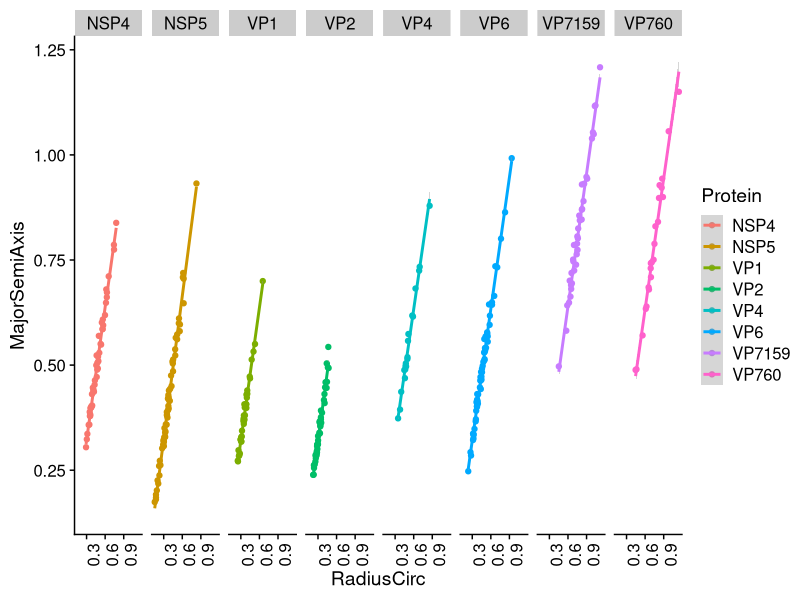
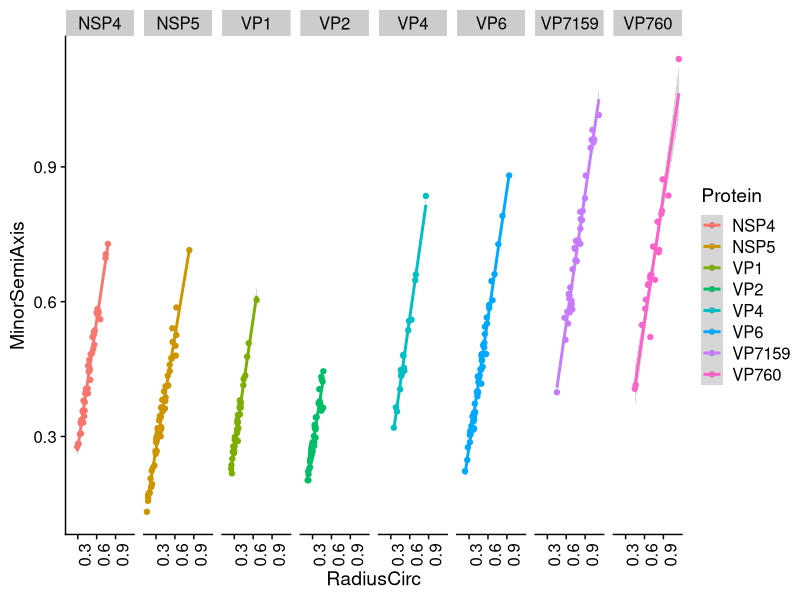

The R script that drew these images, in order:
#' Comparison between the major and minor semi axis of the ellipse with the radius 
#' of the adjusted circumference. Under the assumption that the protein P can be 
#' approximate by a circumference, we expect that does not exist significative 
#' statistical differences between the radius of the circumference (r) and each 
#' one of the ellipse semi-axis (a, b).
#' @param "Result.csv": Dataset with the next structure:
#' Column 1 (Combination): Name of the protein combined with NSP2
#' Column 2 (Protein): Adjusted proteins through the algorithms DLSFC and DLFE
#' Column 3 (MajorSemiAxis): Major semi-axis of the ellipse
#' Column 4 (MinorSemiAxis): Minor semi-axis of the ellipse
#' Column 5 (RadiusCirc): Circumference radius
#' @return Shapiro-Wilk test of normality
#' @return Results of the regression linear model between the radii of the 
#' circumferences and the ellipse semi axis.
#' @return Results of the ‘Mann-Whitney’ test
#' @author Yasel garces (88yasel@gmail.com)
#========================================================================
# Libraries
library(ggplot2)
library(cowplot)
theme_set(theme_cowplot())

# Change directory
setwd("/home/yasel/Dropbox/Paper Viroplasmas/Programs/Validation_Circumference_Hypothesis")

# Load data
semiaxis<-read.csv("Result.csv")
#========================================================================
# For each protein combination, we accomplish a Shapiro–Wilk hypothesis test to study if
# any of the three distributions functions (circumference radius (r), semi-major axis (a) and
# semi-minor axis (b)) came from a normally distributed population
# Major semi axis
by(semiaxis,
   semiaxis[,c("Combination","Protein")],
   function(x) shapiro.test(x$MajorSemiAxis))
# Minor semi axis
by(semiaxis,
   semiaxis[,c("Combination","Protein")],
   function(x) shapiro.test(x$MinorSemiAxis))
# Circumference radius
by(semiaxis,
   semiaxis[,c("Combination","Protein")],
   function(x) shapiro.test(x$RadiusCirc))
#========================================================================
# Adjust a linear regressio model for each protein. Independet variable = Radius
# of the adjusted circumference; Dependent variable= Major Semi Axis/Minor Semi axis
notNSP2<-subset(semiaxis,Protein != "NSP2")
# MajorSemiAxis ~ RadiusCirc
ggplot(notNSP2,aes(x = RadiusCirc,y = MajorSemiAxis,color=Protein))+geom_point()+
  facet_grid(.~Combination)+geom_smooth(method='lm',formula=y~x)+
   theme(axis.text.x = element_text(angle = 90, hjust = 1))
by(semiaxis,
   semiaxis[,c("Combination","Protein")],
   function(x) summary(lm(x$MajorSemiAxis ~ x$RadiusCirc -1)))
# MinorSemiAxis ~ RadiusCirc
ggplot(notNSP2,aes(x = RadiusCirc,y = MinorSemiAxis,color=Protein))+geom_point()+
  facet_grid(.~Combination)+geom_smooth(method='lm',formula=y~x)+
   theme(axis.text.x = element_text(angle = 90, hjust = 1))
by(semiaxis,
   semiaxis[,c("Combination","Protein")],
   function(x) summary(lm(x$MinorSemiAxis ~ x$RadiusCirc -1)))
#========================================================================
# Hypothesis test (Test of Equal or Given Proportions)
# The ‘Mann-Whitney’ test was carry out to evaluate the differences between
# the radii of the circumferences and each of the ellipses semi-axis.
# Minor semi axis
by(semiaxis,
   semiaxis[,c("Combination","Protein")],
   function(x) wilcox.test(x$MinorSemiAxis,x$RadiusCirc,conf.int = TRUE))
# Major semi axis
by(semiaxis,
   semiaxis[,c("Combination","Protein")],
   function(x) wilcox.test(x$MajorSemiAxis,x$RadiusCirc,conf.int = TRUE))
#========================================================================